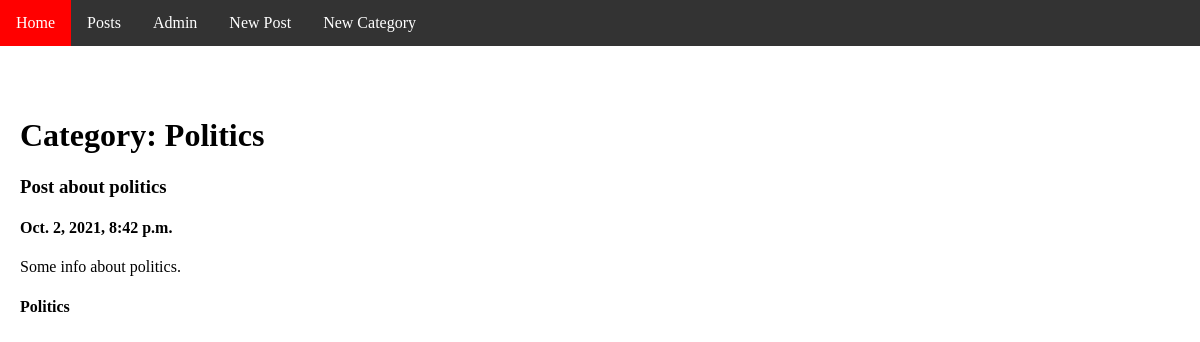
Page /posts/1/ on the earlier database version.
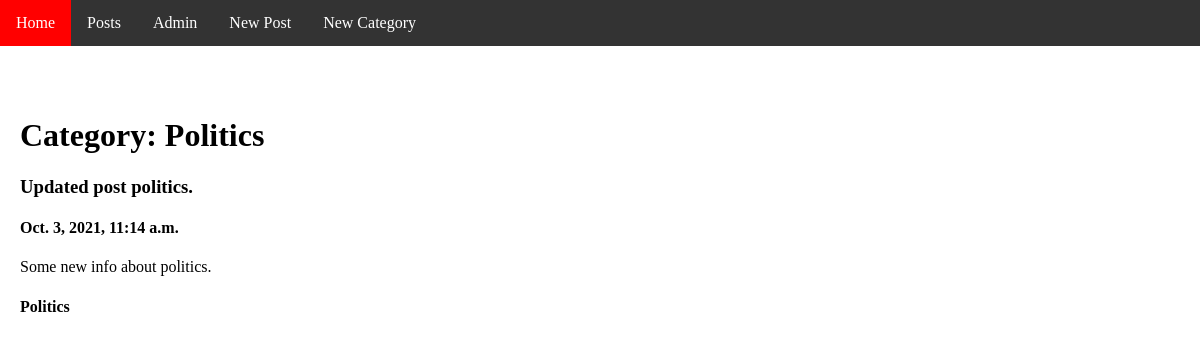
Same page on the later database version.
### blog/models.py (models this page shows, shortened)
class Category(models.Model):
    name = models.CharField(max_length=20, db_index=True, verbose_name='Name')
    class Meta:
        verbose_name = 'Category'
        verbose_name_plural = 'Categories'
    def __str__(self):
        return self.name

class Post(models.Model):
    title = models.CharField(max_length=50, verbose_name='Title')
    date = models.DateTimeField(auto_now=True, verbose_name='Date')
    text = models.TextField(max_length=200, verbose_name='Text Field')
    category = models.ForeignKey('Category', null=False, on_delete=models.CASCADE)
    class Meta:
        verbose_name = 'Post'
        verbose_name_plural = 'Posts'
        ordering = ['-date']

### blog/views.py (the view)
# urls.py: path('posts/<int:category_id>/', by_category_view, name='by_category'),
def by_category_view(request, category_id):
    posts = Post.objects.filter(category=category_id)
    current_category = Category.objects.get(pk=category_id)
    categories = Category.objects.all()
    context = {
        'posts': posts,
        'current_category': current_category,
        'categories': categories,
    }
    return render(request, 'blog/by_category_page.html', context)

### blog/templates/blog/by_category_page.html
{% extends "layout/basic_page.html" %}
{% block title %}Category: {{ current_category }}{% endblock %}
{% block content %}
    {% for post in posts %}
        <h3>{{ post.title }}</h3>
        <h4>{{ post.date }}</h4>
        <p>{{ post.text }}</p>
        <h4>{{ post.category }}</h4>
    {% endfor %}
{% endblock %}

### templates/layout/basic_page.html (shortened to what this page needs)
{% load static %}
<!DOCTYPE html>
<html>
<head>
<link rel="stylesheet" type="text/css"
      href="{% static '/blog/navigation_bar_style.css' %}">
</head>
<body>
<ul>
  <li><a href="{% url 'home' %}">Home</a></li>
    <li class="dropdown">
    <a href="{% url 'posts' %}" class="dropbtn">Posts</a>
    </li>
    <li><a href="/admin">Admin</a></li>
    <li><a href="{% url 'new_post' %}">New Post</a></li>
    <li><a href="{% url 'new_category' %}">New Category</a></li>
</ul>
<div style="padding:20px;margin-top:30px;height:1500px;">
  <h1>{% block title %} Home {% endblock %}</h1>
{% block content %}{% endblock %}
</div>
</body>
</html>

### blog/static/blog/navigation_bar_style.css (style rules this page uses)
body { margin:0; }
ul { list-style-type: none; margin: 0; padding: 0; overflow: hidden; background-color: #333; }
li { float: left; }
li a, .dropbtn { display: inline-block; color: white; text-align: center; padding: 14px 16px; text-decoration: none; }
li.dropdown { display: inline-block; }

Differences in the rows shown:
removed Post: title "Post about politics", date "Oct. 2, 2021, 8:42 p.m.", text "Some info about politics.", category "Politics"
added Post: title "Updated post politics.", date "Oct. 3, 2021, 11:14 a.m.", text "Some new info about politics.", category "Politics"
